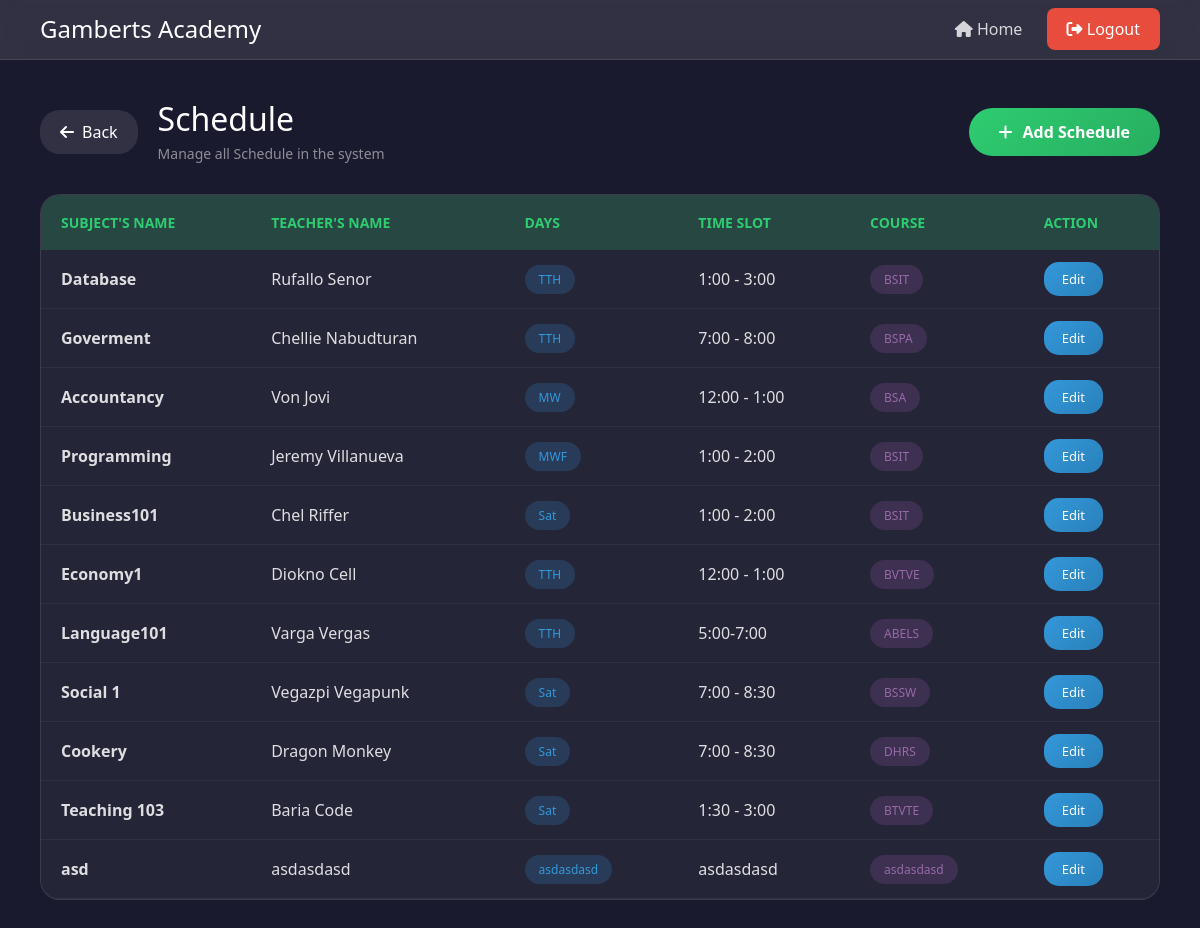
Page /Test_Schedule/ on the earlier database version.
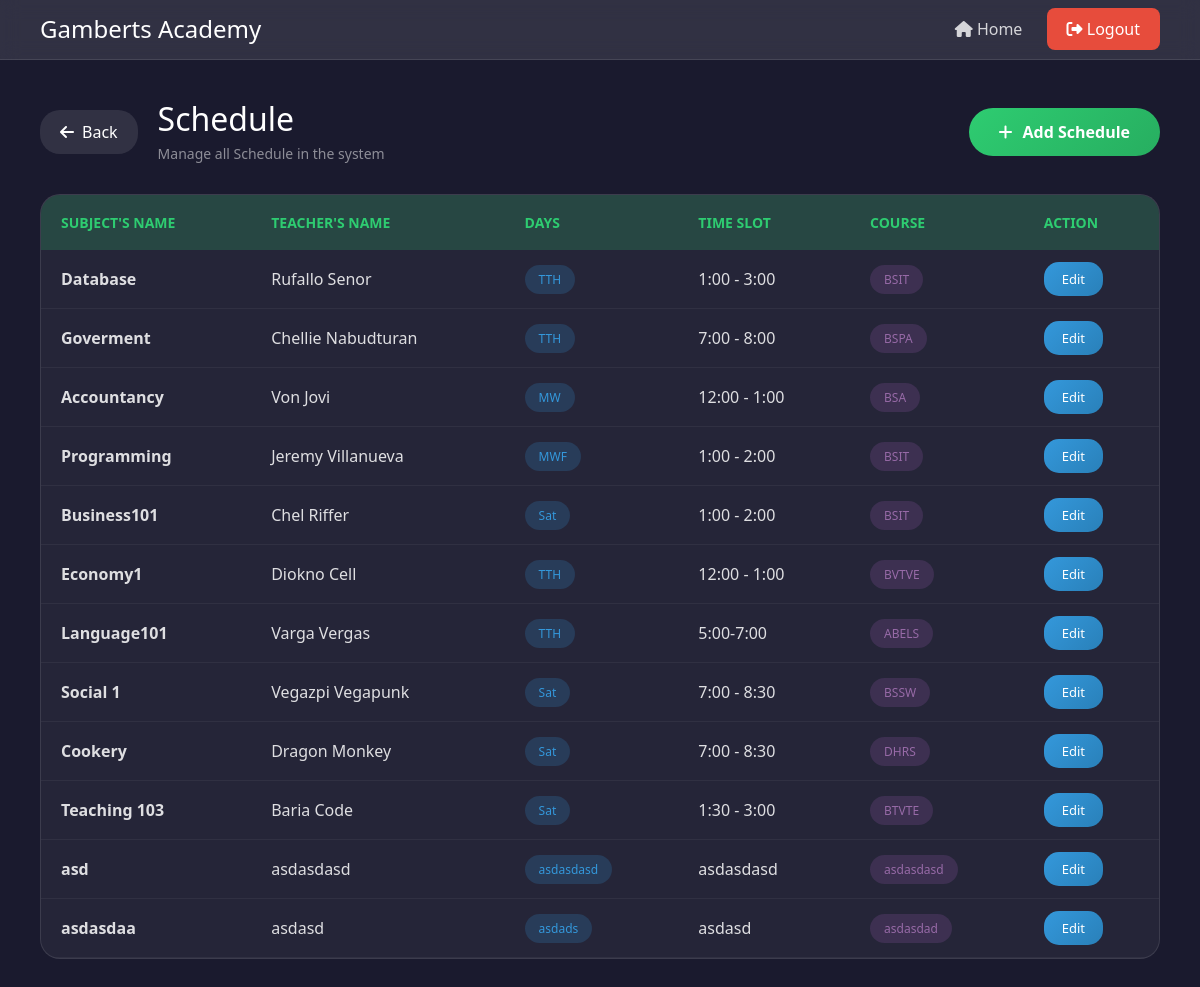
Same page on the later database version.
### online_enrollment/models.py (models this page shows, shortened)
class Schedule(models.Model):
    subjects = models.CharField(max_length=100)
    teachers = models.CharField(max_length=100)
    days = models.CharField(max_length=100)
    time_slot = models.CharField(max_length=100)
    course = models.CharField(max_length=100)

### online_enrollment/views.py (the view)
# urls.py: path('Test_Schedule/', views.Test_Schedule, name='Test_Schedule'),
def Test_Schedule(request):
    schedule = Schedule.objects.all()
    return render(request, 'online_enrollment//Schedule.html', {'Schedule':schedule})

### online_enrollment/templates/online_enrollment/Schedule.html (shortened to what this page needs)
<html lang ='en'>
<head>
    <link href="https://cdn.jsdelivr.net/npm/bootstrap@5.3.8/dist/css/bootstrap.min.css" rel="stylesheet">
    <link href="https://cdnjs.cloudflare.com/ajax/libs/font-awesome/6.4.0/css/all.min.css" rel="stylesheet">
</head>
<div style=' position:relative;'>
    <nav class="navbar-custom">
        <div class="brand">
            <h1>Gamberts Academy</h1>
        </div>
        <div>
            <a href="{% url 'Home' %}"><i class="fas fa-home"></i> Home</a>
            <a href="{% url 'Logout' %}" class="btn-logout"><i class="fas fa-sign-out-alt"></i> Logout</a>
        </div>
    </nav>
    <div class="main-content">
        <div class="page-header">
            <div style="display: flex; align-items: center; gap: 20px;">
                <a href="{% url 'Home' %}" class="btn-back">
                    <i class="fas fa-arrow-left"></i> Back
                </a>
                <div class="page-title">
                    <div>
                        <h2>Schedule</h2>
                        <p>Manage all Schedule in the system</p>
                    </div>
                </div>
            </div>
            <a href="{% url 'Schedule_Form' %}" class="btn-add">
                <i class="fas fa-plus"></i> Add Schedule
            </a>
        </div>
  <div class="table-card">
            <table>
                <thead>
                    <tr>
                        <th> Subject's Name </th>
                        <th> Teacher's Name </th>
                        <th> Days </th>
                        <th> Time Slot </th>
                        <th> Course </th>
                        <th> Action </th>
                    </tr>
                </thead>
                <tbody>
                    {% for Each_Schedule in Schedule %}
                    <tr >
                        <td><strong>{{Each_Schedule.subjects}}</strong></td>
                        <td> {{Each_Schedule.teachers}} </td>
                        <td><span class="badge-days">{{Each_Schedule.days}}</span></td>
                        <td> {{Each_Schedule.time_slot}} </td>
                        <td><span class="badge-course">{{Each_Schedule.course}}</span></td>
                         <td>
                            <a href="{% url 'Schedule_Edit' Each_Schedule.id %}" class="btn-edit">
                                Edit
                            </a>
                        </td>
                    </tr>
                    {%endfor%}
                </tbody>
            </table>
</div>

Differences in the rows shown:
added Schedule: subjects "asdasdaa", teachers "asdasd", days "asdads", time_slot "asdasd", course "asdasdad"
